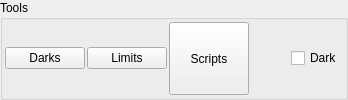
        <widget class="QGroupBox" name="toolsGroup">
         <property name="title">
          <string>Tools</string>
         </property>
         <layout class="QHBoxLayout" name="horizontalLayout_8">
          <property name="spacing">
           <number>2</number>
          </property>
          <property name="leftMargin">
           <number>2</number>
          </property>
          <property name="topMargin">
           <number>2</number>
          </property>
          <property name="rightMargin">
           <number>2</number>
          </property>
          <property name="bottomMargin">
           <number>2</number>
          </property>
          <item>
           <widget class="QPushButton" name="darkLibraryB">
            <property name="toolTip">
             <string>Create and manage Dark Library</string>
            </property>
            <property name="text">
             <string>Darks</string>
            </property>
           </widget>
          </item>
          <item>
           <widget class="QPushButton" name="limitsB">
            <property name="toolTip">
             <string>Configure Guide &amp; Focus limits</string>
            </property>
            <property name="text">
             <string>Limits</string>
            </property>
           </widget>
          </item>
          <item>
           <widget class="QPushButton" name="scriptManagerB">
            <property name="sizePolicy">
             <sizepolicy hsizetype="Minimum" vsizetype="Preferred">
              <horstretch>0</horstretch>
              <verstretch>0</verstretch>
             </sizepolicy>
            </property>
            <property name="toolTip">
             <string>Manage sequence scripts</string>
            </property>
            <property name="text">
             <string>Scripts</string>
            </property>
           </widget>
          </item>
          <item>
           <spacer name="horizontalSpacer_3">
            <property name="orientation">
             <enum>Qt::Horizontal</enum>
            </property>
            <property name="sizeHint" stdset="0">
             <size>
              <width>40</width>
              <height>20</height>
             </size>
            </property>
           </spacer>
          </item>
          <item>
           <widget class="QCheckBox" name="darkB">
            <property name="toolTip">
             <string>&lt;html&gt;&lt;head/&gt;&lt;body&gt;&lt;p&gt;Automatically apply dark subtraction on preview images if a suitable dark frame is available.&lt;/p&gt;&lt;/body&gt;&lt;/html&gt;</string>
            </property>
            <property name="text">
             <string>Dark</string>
            </property>
           </widget>
          </item>
         </layout>
        </widget>
